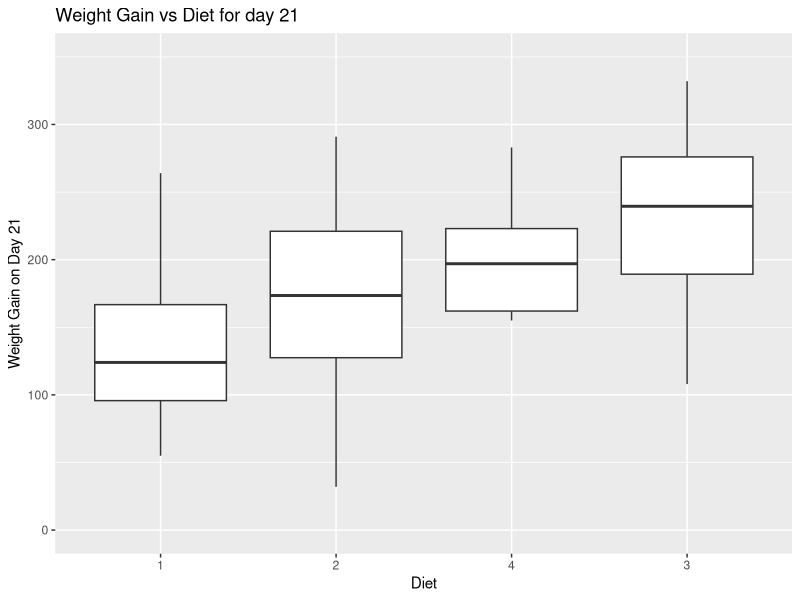
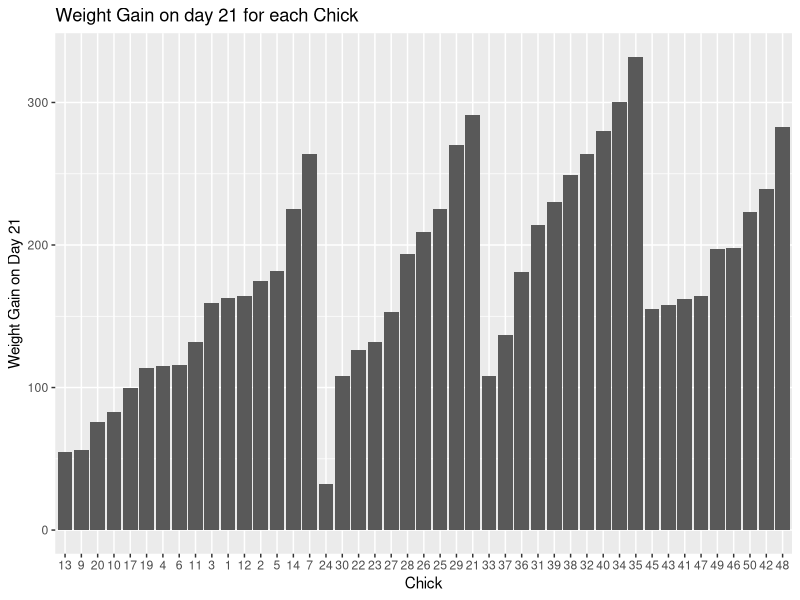
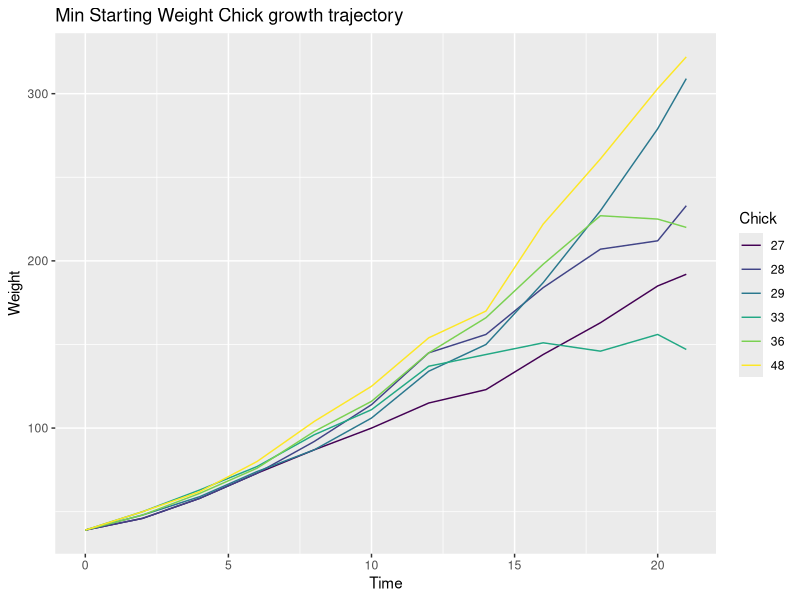
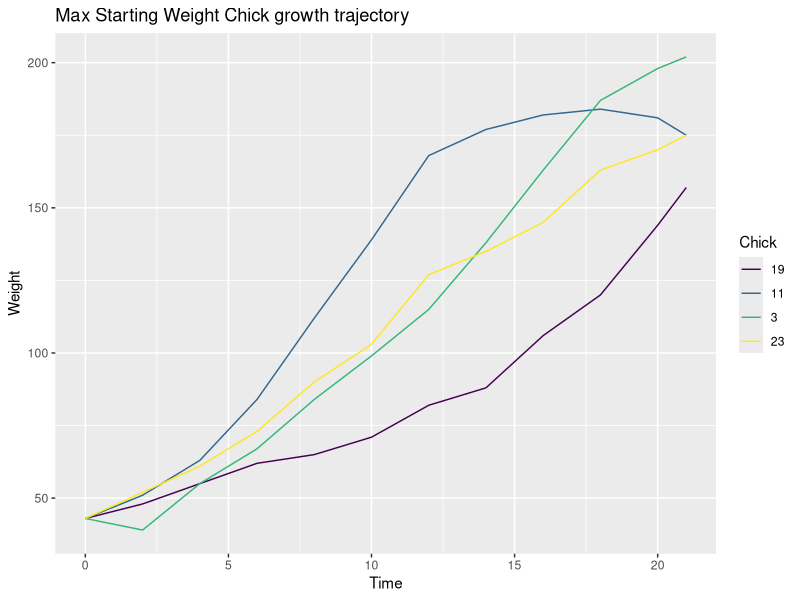
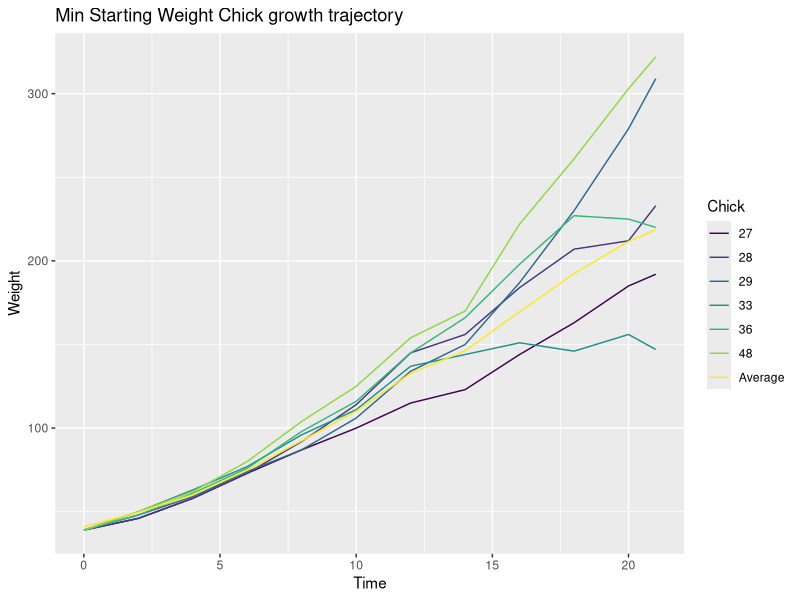
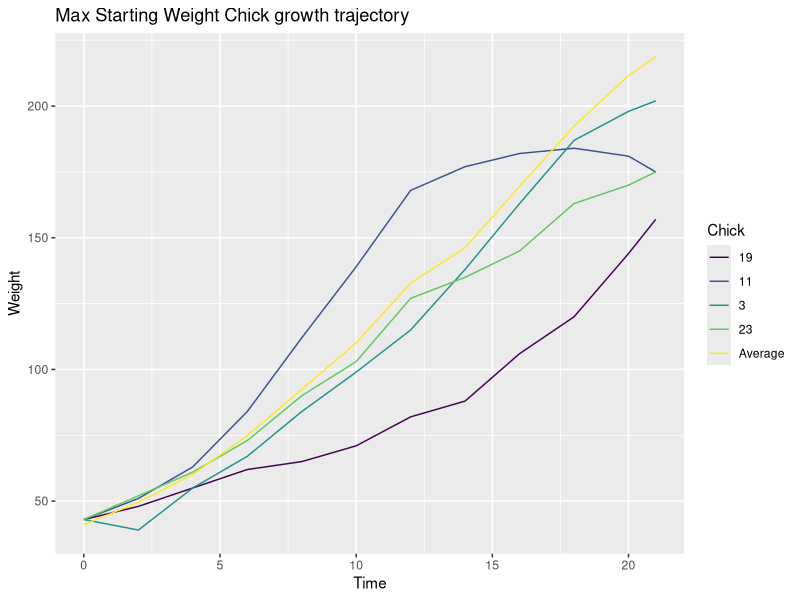

Write the R code that produced these figures, in order.
## ---- chunk 1
if (!require("ggplot2")) {
install.packages("ggplot2")
}

if (!require("dplyr")) {
install.packages("dplyr")
}

library(ggplot2)
library(dplyr)
library(datasets)


## ---- chunk 2
day0 <- ChickWeight %>% filter(Time == 0)
weight0 <- day0 %>%
  group_by(Diet) %>%
  summarize( n= n(),
            average_weight = mean(weight, na.rm = TRUE),
            sd_weight = sd(weight,  na.rm = TRUE)
)

weight0
## ---- chunk 3
check_complete <- ChickWeight %>%
  group_by(Chick) %>%
  tally() %>%
  filter(n!=12)

#gives that chicks, 18, 16, 15, 8, and 44 do not have complete weight data

complete <- ChickWeight %>%
  filter(Chick != 18 &
           Chick != 16 &
           Chick != 15 &
           Chick != 8 &
           Chick != 44)

head(complete,3)
## ---- chunk 4
complete <- complete %>%
  group_by(Chick) %>%
  mutate(start_weight = first(weight, order_by = Chick)) %>%
  mutate(weightgain = weight - start_weight)

head(complete,3)
## ---- chunk 5
day21 <- complete %>%
  filter(Time==21)

ggplot(data=day21, aes(x= reorder(Diet,weightgain,FUN=median),y=weightgain)) + geom_boxplot() + xlab("Diet") + ylab("Weight Gain on Day 21") + labs(title = "Weight Gain vs Diet for day 21") + ylim(0,350)
## ---- chunk 6
ggplot(day21 , aes(x=Chick, y=weightgain)) + geom_bar(stat="identity") + ylab("Weight Gain on Day 21") + labs(title = "Weight Gain on day 21 for each Chick")
maxChick <- day21 %>%
  group_by(Diet) %>%
  filter(weightgain == max(weightgain, na.rm = TRUE))
minChick <- day21 %>% 
  group_by(Diet) %>%
  filter(weightgain == min(weightgain, na.rm = TRUE))

head(maxChick)
head(minChick)
## ---- chunk 7
minChick_day0 <- day0 %>% filter(weight == min(weight))
maxChick_day0 <- day0 %>% filter(weight == max(weight))

head(minChick_day0, 7) #using this gives us the chicks with the correct starting weights 
head(maxChick_day0)
min_Chick_list <- c(27,28,29,33,36,48)
max_Chick_list <- c(3,11,19,23)

Min_Chicks <- complete %>% filter(Chick %in% min_Chick_list)
Max_Chicks <- complete %>% filter(Chick %in% max_Chick_list)

ggplot(Min_Chicks, aes(x=Time, y=weight,color=Chick)) + geom_line() + labs(title = "Min Starting Weight Chick growth trajectory") + ylab("Weight")

ggplot(Max_Chicks, aes(x=Time, y=weight,color=Chick)) + geom_line() + labs(title = "Max Starting Weight Chick growth trajectory") + ylab("Weight")
## ---- chunk 8
average_weight <- complete %>%
  group_by(Time) %>%
  mutate(average = mean(weight, na.rm = TRUE)) %>%
  filter(Chick == 1) #since the average is done by time taking only one chick allows us to take only one copy of average weight

ggplot() + geom_line(data = Min_Chicks, aes(x=Time, y=weight,color=Chick)) + geom_line(data= average_weight, aes(x=Time, y=average, color="Average")) + labs(title = "Min Starting Weight Chick growth trajectory") + ylab("Weight")

ggplot() + geom_line(data = Max_Chicks, aes(x=Time, y=weight,color=Chick)) + geom_line(data= average_weight, aes(x=Time, y=average, color="Average")) + labs(title = "Max Starting Weight Chick growth trajectory") + ylab("Weight")
## ---- chunk 9

